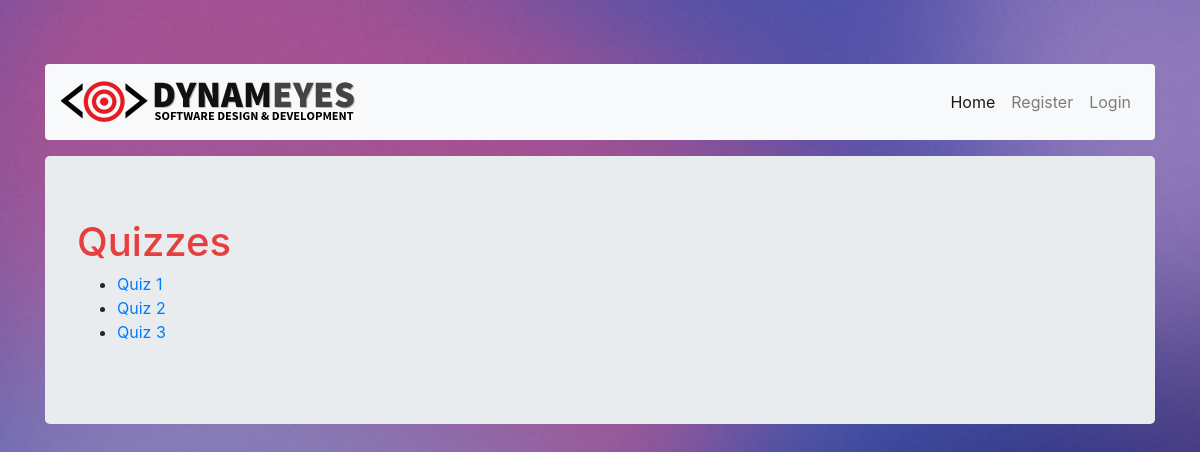
The page / on the database its author committed.
### quiz/models.py (models this page shows, shortened)
class Quiz(models.Model):
    quiz_title = models.CharField(max_length=200)
    pub_date = models.DateTimeField('date published', auto_now_add=True)
    expiration = models.DateTimeField('expiration date')
    class Meta:
        verbose_name_plural = 'quizzes'

### quiz/views.py (the view)
# urls.py: url(r'^$', views.index, name='index'),
def index(request):
    queryset = Quiz.objects.all()
    context = {
        'objects_quiz': queryset,
        'title': "Quiz Builder",
    }
    return render(request, 'index.html', context)

### quiz/templates/index.html
{% extends 'base.html' %}
{% block content %}
    {% include 'nav.html' %}
    <div class="jumbotron">
        <h1>Quizzes</h1>
        <ul>
            {% for obj in objects_quiz %}
                <li>
                    <a href="/quiz/{{ obj.id }}">
                        {{ obj.quiz_title }}
                    </a>
                </li>
            {% endfor %}
        </ul>
    </div>
{% endblock %}

### quiz/static/quiz/css/style.css (style rules this page uses)
body { padding-top: 40px; padding-bottom: 200px; background: #fdfdfd url(../images/color-splash.jpg) no-repeat; background-size: cover;; }
html { height: 100%; }
h1 { color: #e63f3f; text-transform: capitalize; }

### rows shown on the page
Quiz: quiz_title "Quiz 1"
Quiz: quiz_title "Quiz 2"
Quiz: quiz_title "Quiz 3"
